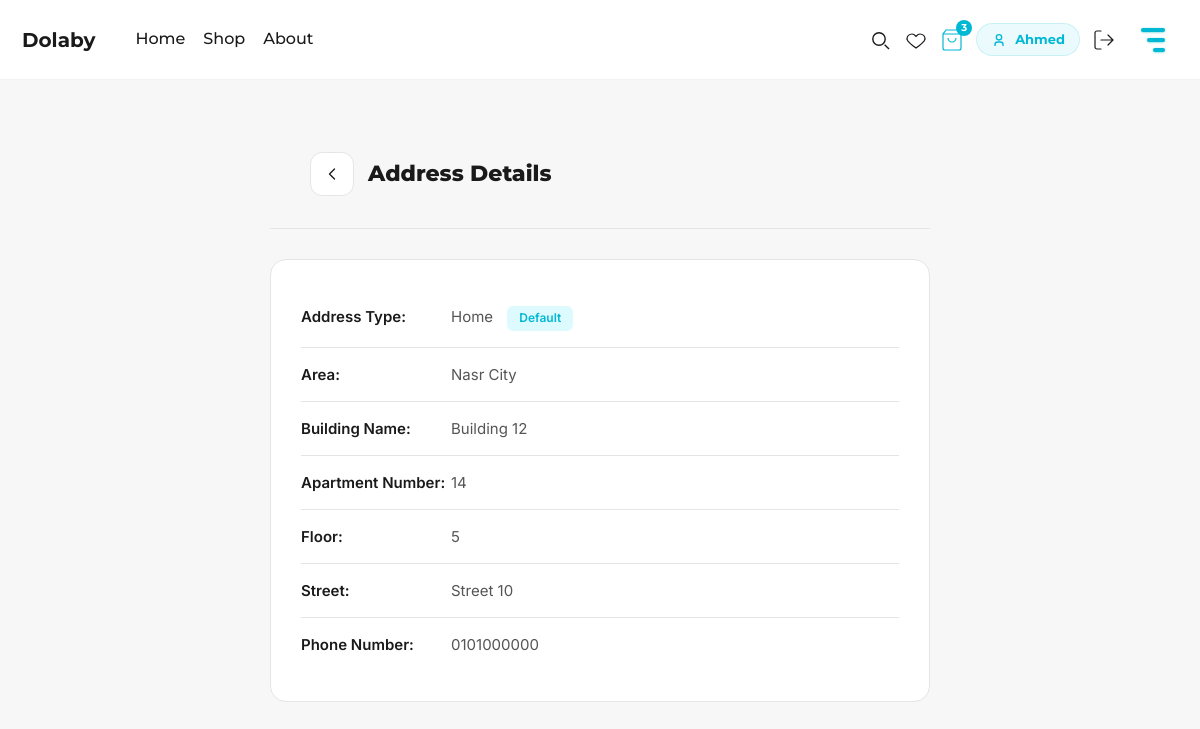
Screenshot of /account/viewaddress?id=1 (signed in) with the database file from the repository.
### tables this page shows
CREATE TABLE addresses (
    address_id INT PRIMARY KEY AUTO_INCREMENT,
    user_id INT NOT NULL,
    address_type ENUM('Home', 'Work', 'Other') NOT NULL DEFAULT 'Home',
    area VARCHAR(255) NOT NULL,
    building_name VARCHAR(255),
    apartment_number VARCHAR(50),
    floor VARCHAR(50),
    street VARCHAR(255),
    additional_directions TEXT,
    phone VARCHAR(20),
    address_label VARCHAR(100),
    is_default BOOLEAN DEFAULT FALSE,
    created_at TIMESTAMP DEFAULT CURRENT_TIMESTAMP,
    updated_at TIMESTAMP DEFAULT CURRENT_TIMESTAMP ON UPDATE CURRENT_TIMESTAMP,
    FOREIGN KEY (user_id) REFERENCES users(user_id) ON DELETE CASCADE,
    INDEX idx_user_id (user_id),
    INDEX idx_is_default (is_default)
);

### includes.php (called while the page is built, shortened)
<?php
if (!class_exists('Database')) {
class Database
{
    public static function connect(): PDO
    {
        $dsn = sprintf(
            'mysql:host=%s;port=%s;dbname=%s;charset=utf8mb4',
            DB_HOST,
            DB_PORT,
            DB_NAME
        );
        $pdo = new PDO($dsn, DB_USER, DB_PASS, [
            PDO::ATTR_ERRMODE => PDO::ERRMODE_EXCEPTION,
            PDO::ATTR_DEFAULT_FETCH_MODE => PDO::FETCH_ASSOC,
            PDO::ATTR_EMULATE_PREPARES => false
        ]);
        return $pdo;
    }
}
}
if (!class_exists('AddressRepository')) {
class AddressRepository
{
    private $pdo;
    public function __construct()
    {
        $this->pdo = Database::connect();
    }
    public function getById(int $addressId, int $userId): ?array
    {
        $sql = "SELECT address_id, address_type, area, building_name, apartment_number, floor, street, phone, address_label, is_default FROM addresses WHERE address_id = :address_id AND user_id = :user_id";
        $stmt = $this->pdo->prepare($sql);
        $stmt->execute([
            'address_id' => $addressId,
            'user_id' => $userId
        ]);
        $result = $stmt->fetch();
        return $result ?: null;
    }
}
}

### php/viewaddress.php (the view, shortened to what this page needs)
<?php
require_once __DIR__ . '/../includes.php';
require_once __DIR__ . '/../header_functions.php';
$addressId = isset($_GET['id']) ? (int)$_GET['id'] : 0;
$addressRepository = new AddressRepository();
$address = $addressRepository->getById($addressId, $_SESSION['user_id']);
?>
<div class="view-address-page">
  <div class="topbar">
    <div class="container">
      <div class="top-left">
        <a class="back" href="<?= BASE_URL ?>/account/delivery" aria-label="Back">
          <svg viewBox="0 0 24 24" fill="none">
            <path d="M15 18L9 12l6-6" stroke-width="1.6" stroke-linecap="round" stroke-linejoin="round" />
          </svg>
        </a>
        <div class="title">Address Details</div>
      </div>
    </div>
  </div>
  <div class="address-details-card">
    <div class="detail-row">
      <div class="detail-label">Address Type:</div>
      <div class="detail-value">
        <?= htmlspecialchars($address['address_type'] ?? 'Home') ?>
        <?php if ($address['is_default']): ?>
          <span class="default-badge">Default</span>
        <?php endif; ?>
      </div>
    </div>
    <div class="detail-row">
      <div class="detail-label">Area:</div>
      <div class="detail-value"><?= htmlspecialchars($address['area']) ?></div>
    </div>
    <div class="detail-row">
      <div class="detail-label">Building Name:</div>
      <div class="detail-value"><?= htmlspecialchars($address['building_name'] ?? '') ?></div>
    </div>
    <div class="detail-row">
      <div class="detail-label">Apartment Number:</div>
      <div class="detail-value"><?= htmlspecialchars($address['apartment_number'] ?? '') ?></div>
    </div>
    <?php if (!empty($address['floor'])): ?>
    <div class="detail-row">
      <div class="detail-label">Floor:</div>
      <div class="detail-value"><?= htmlspecialchars($address['floor']) ?></div>
    </div>
    <?php endif; ?>
    <?php if (!empty($address['street'])): ?>
    <div class="detail-row">
      <div class="detail-label">Street:</div>
      <div class="detail-value"><?= htmlspecialchars($address['street']) ?></div>
    </div>
    <?php endif; ?>
    <div class="detail-row">
      <div class="detail-label">Phone Number:</div>
      <div class="detail-value"><?= htmlspecialchars($address['phone'] ?? '') ?></div>
    </div>
  </div>
</div>
</body>
</html>

### assets/styles.css (style rules this page uses)
:root { --teal-600: #00B8D4; --teal-500: #0098B3; --teal-300: #6ED7D9; --white: #FFFFFF; --dark: #1A1A1A; --muted: #6B7280; --divider: #E5E5E5; --bg: #F7F7F7; --panel: #FFFFFF; --success: #16A34A; --warning: #F59E0B; --danger: #DC2626; --kpi-light-gray: #888; --font-brand: "Montserrat", sans-serif; --font-ui: "Inter", system-ui, -apple-system, "Segoe UI", Roboto, "Helvetica Neue", Arial; --content-max: 1100px; --max-width: 1200px; --chart-height: 300px; --radius: 12px; --card-radius: 14px; --shadow: 0 12px 30px rgba(16,24,32,0.06); }
*, *::before, *::after { box-sizing: border-box; }
html, body { height: 100%; margin: 0; font-family: var(--font-ui); background: var(--bg); color: var(--dark); -webkit-font-smoothing: antialiased; -moz-osx-font-smoothing: grayscale; line-height: 1.4; }
a { color: inherit; text-decoration: none; }
svg { display: block; }
.container { max-width: var(--content-max); margin: 0 auto; padding: 0 20px; width: 100%; }
.topbar { display: flex; align-items: center; justify-content: space-between; gap: 12px; padding: 18px 0; padding-bottom: 18px; border-bottom: 15px solid #00eeff00; margin-bottom: 0; width: 100%; background: #F6F6F6; }
.topbar .container { display: flex; align-items: center; justify-content: flex-start; gap: 20px; }
.left, .top-left { display: flex; align-items: center; gap: 14px; }
.back, .back-btn { display: inline-flex; align-items: center; gap: 10px; padding: 10px; border-radius: 12px; background: var(--panel); border: 1px solid var(--divider); }
.page-title, .title { font-family: var(--font-brand); font-weight: 700; font-size: 26px; color: var(--dark); }
.title { font-weight: 800; font-size: 22px; }
@media (min-width: 768px) { .container { height: 72px; } }
:root { font-family: "Poppins", system-ui, -apple-system, "Segoe UI", Roboto, "Helvetica Neue", Arial; box-sizing: border-box; }
*, *::before, *::after { box-sizing: inherit; }
html, body { height: 100%; margin: 0; padding: 0; background: #ffffff; color: #000; }
.topbar, .page-inner, .main, main { background: transparent !important; box-shadow: none !important; }
:root { --teal-600: #00B8D4; --teal-500: #0098B3; --teal-300: #6ED7D9; --white: #FFFFFF; --dark: #1A1A1A; --muted: #6B7280; --divider: #E5E5E5; --bg: #F7F7F7; --panel: #FFFFFF; --font-brand: "Montserrat", sans-serif; --font-ui: "Inter", system-ui, -apple-system, "Segoe UI", Roboto, "Helvetica Neue", Arial; --content-max: 1100px; }
html, body { height: 100%; margin: 0; background: var(--bg); color: var(--dark); font-family: var(--font-ui); -webkit-font-smoothing: antialiased; -moz-osx-font-smoothing: grayscale; }
.container { max-width: var(--content-max); margin: 0 auto; width: 100%; }
.topbar { display: flex; align-items: center; justify-content: space-between; gap: 12px; padding-bottom: 18px; border-bottom: 1px solid var(--divider); margin-bottom: 0; }
.top-left { display: flex; align-items: center; gap: 14px; }
.title { font-family: var(--font-brand); font-weight: 800; font-size: 22px; color: var(--dark); }

### rows the page displays
addresses: address_type "Home", area "Nasr City", building_name "Building 12", apartment_number "14", floor "5", street "Street 10", phone "0101000000"

### other values shown
$cartCount "3"
explode(' ', trim($_SESSION['user_name']))[0] "Ahmed"
